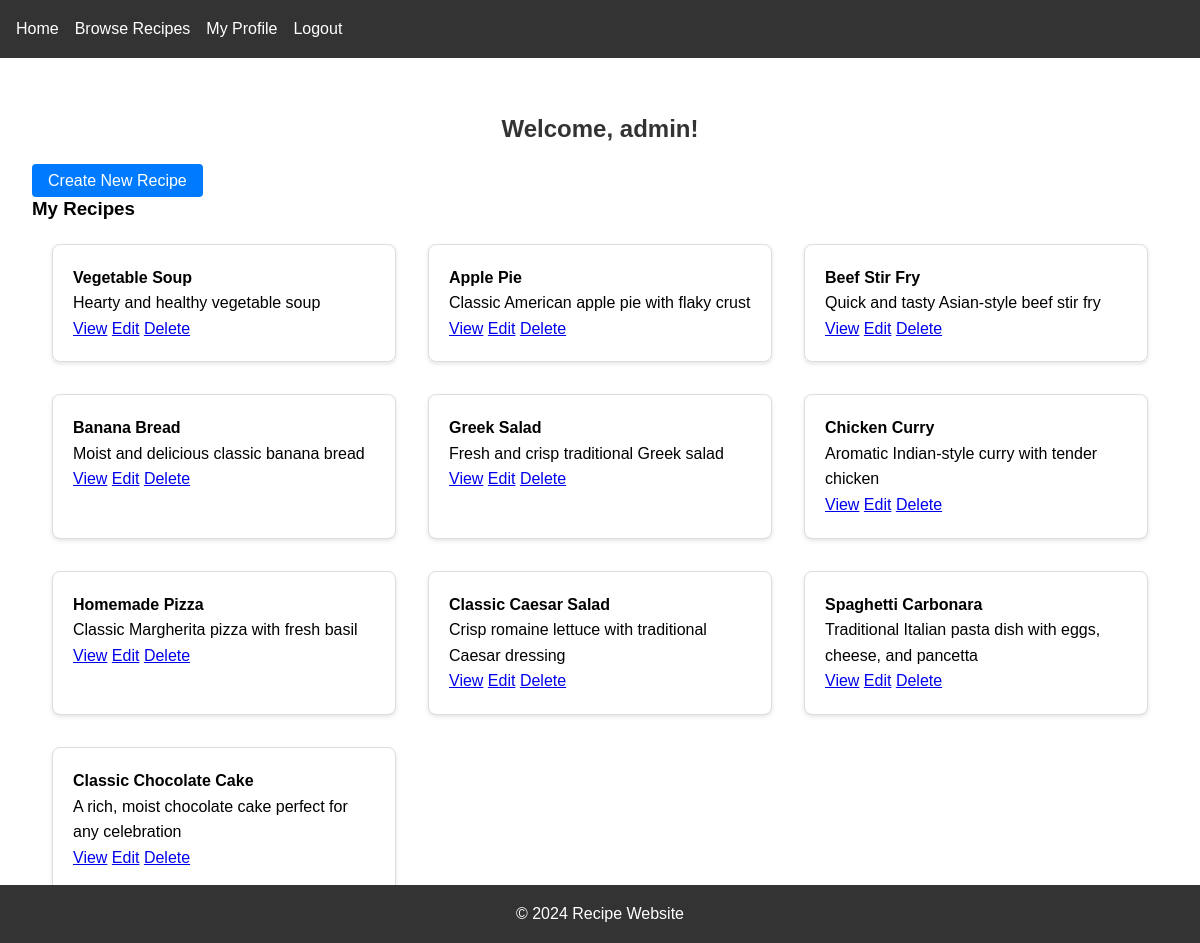
/accounts/profile/ (signed in), run on the app's committed database.
### recipes/models.py (models this page shows, shortened)
class Recipe(models.Model):
    title = models.CharField(max_length=200)
    description = models.TextField()
    ingredients = models.JSONField(
        help_text="Format: {'ingredient_name': {'quantity': number, 'unit': string}}"
    )
    instructions = models.TextField()
    cooking_time = models.IntegerField(help_text="Cooking time in minutes")
    servings = models.IntegerField()
    created_at = models.DateTimeField(auto_now_add=True)
    updated_at = models.DateTimeField(auto_now=True)
    author = models.ForeignKey(User, on_delete=models.CASCADE)
    image = models.ImageField(upload_to='recipe_images/', null=True, blank=True)
    class Meta:
        ordering = ['-created_at']

### recipes/views.py (the view)
# urls.py: path('accounts/profile/', views.profile, name='profile'),
@login_required
def profile(request):
    user_recipes = Recipe.objects.filter(author=request.user)
    return render(request, 'recipes/profile.html', {'recipes': user_recipes})

### templates/recipes/profile.html (shortened to what this page needs)
{% extends 'recipes/base.html' %}
{% block content %}
<div class="profile-container">
    <h2>Welcome, {{ user.username }}!</h2>
    <div class="profile-actions">
        <a href="{% url 'recipes:recipe_create' %}" class="btn">Create New Recipe</a>
    </div>
    <section class="my-recipes">
        <h3>My Recipes</h3>
        {% if recipes %}
            <div class="recipe-grid">
                {% for recipe in recipes %}
                    <div class="recipe-card">
                        <h4>{{ recipe.title }}</h4>
                        <p>{{ recipe.description }}</p>
                        <div class="recipe-card-actions">
                            <a href="{% url 'recipes:recipe_detail' recipe.pk %}">View</a>
                            <a href="{% url 'recipes:recipe_edit' recipe.pk %}">Edit</a>
                            <a href="{% url 'recipes:recipe_delete' recipe.pk %}">Delete</a>
                        </div>
                    </div>
                {% endfor %}
            </div>
        {% else %}
            <p>You haven't created any recipes yet.</p>
        {% endif %}
    </section>
</div>
{% endblock %}

### static/css/style.css (style rules this page uses)
* { margin: 0; padding: 0; box-sizing: border-box; }
body { font-family: Arial, sans-serif; line-height: 1.6; }
.recipe-grid { display: grid; grid-template-columns: repeat(auto-fill, minmax(300px, 1fr)); gap: 2rem; padding: 20px; }
.recipe-card { background: white; border: 1px solid #ddd; border-radius: 8px; padding: 20px; box-shadow: 0 2px 4px rgba(0,0,0,0.1); }
h1, h2 { text-align: center; color: #333; margin: 20px 0; }
.btn { padding: 0.5rem 1rem; border-radius: 4px; text-decoration: none; color: white; background: #007bff; }

### data on the page
Recipe: title "Vegetable Soup", description "Hearty and healthy vegetable soup"
Recipe: title "Apple Pie", description "Classic American apple pie with flaky crust"
Recipe: title "Beef Stir Fry", description "Quick and tasty Asian-style beef stir fry"
Recipe: title "Banana Bread", description "Moist and delicious classic banana bread"
Recipe: title "Greek Salad", description "Fresh and crisp traditional Greek salad"
Recipe: title "Chicken Curry", description "Aromatic Indian-style curry with tender chicken"
Recipe: title "Homemade Pizza", description "Classic Margherita pizza with fresh basil"
Recipe: title "Classic Caesar Salad", description "Crisp romaine lettuce with traditional Caesar dressing"
Recipe: title "Spaghetti Carbonara", description "Traditional Italian pasta dish with eggs, cheese, and pancetta"
Recipe: title "Classic Chocolate Cake", description "A rich, moist chocolate cake perfect for any celebration"

### other printed values
{{ user.username }} "admin"
